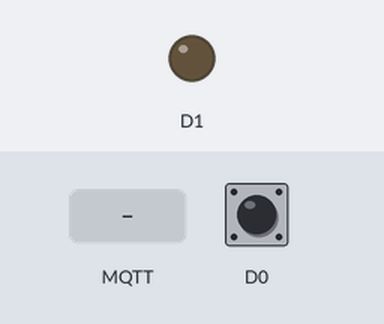
Bench run of a sketch on a simulated ESP8266 (NodeMCU). Shown: output pins drawn as LEDs (lit = HIGH). Inputs (shaded band) come from the test bench; at power-on: D0 HIGH. WiFi joins after 1.5 s; servers stay silent unless stated; random numbers use the default seed unless the sketch sets one; no MQTT or app messages arrive unless stated; what the sketch prints to the serial monitor is not drawn.

Above: at 2.7 s.
2.8 s: MQTT message "1" arrives on the first subscribed topic
At 3.1 s:
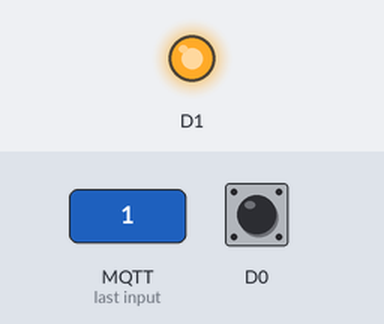
4.3 s: MQTT message "0" arrives on the first subscribed topic
At 5.4 s:
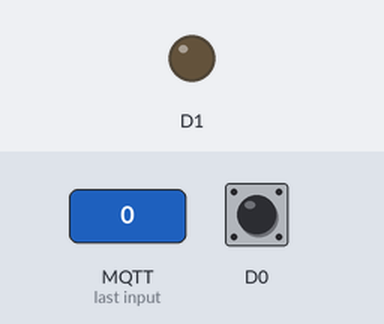
Timing chart, 0 to 7.3 s (numbered marks = the images above; inputs shaded):
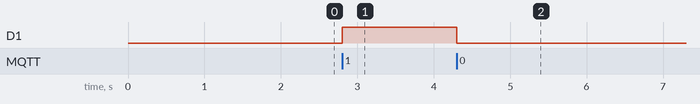

The sketch:

oic_joao_francielly.ino
```cpp
#include <ESP8266WiFi.h>
#include <PubSubClient.h>

const char* ssid = "VIVO-0389";
const char* password = "2F8A550389";
const char* mqtt_server = "broker.mqtt-dashboard.com";


WiFiClient espClient;
PubSubClient client(espClient);
long lastMsg = 0;
char msg[50];
String LampadaQuarto = "";
String SensorSonoro = "";
bool som;
bool aceso;
void setup_wifi() {
  delay(10);
  // We start by connecting to a WiFi network
  Serial.println();
  Serial.print("Connecting to ");
  Serial.println(ssid);

  WiFi.begin(ssid, password);

  while (WiFi.status() != WL_CONNECTED) {
    delay(500);
    Serial.print(".");
  }

  randomSeed(micros());

  Serial.println("");
  Serial.println("WiFi connected");
  Serial.println("IP address: ");
  Serial.println(WiFi.localIP());
}

void callback(char* topic, byte* payload, unsigned int length) {
  Serial.print("Message arrived [");
  Serial.print(topic);
  Serial.print("] ");
  String topicRecieved = topic;
  for (int i = 0; i < length; i++) {
    if (topicRecieved == "oic2021/light28") {
      LampadaQuarto="";
      LampadaQuarto+=(char)payload[i];
      Serial.println(topic);
    } else {
      SensorSonoro = "";
      SensorSonoro = (char)payload[i];
      Serial.println(topic);
    }

  }
  Serial.println(SensorSonoro);
  Serial.println(LampadaQuarto);


}

void reconnect() {
  // Loop until we're reconnected
  while (!client.connected()) {
    Serial.print("Attempting MQTT connection...");
    // Create a random client ID
    String clientId = "ESP8266Client-";
    clientId += String(random(0xffff), HEX);
    // Attempt to connect
    if (client.connect(clientId.c_str())) {
      Serial.println("connected");
      client.subscribe("oic2021/light28");
      client.subscribe("oic2021/sensor28");
    } else {
      Serial.print("failed, rc=");
      Serial.print(client.state());
      Serial.println(" try again in 5 seconds");
      // Wait 5 seconds before retrying
      delay(5000);
    }
  }
}

void setup() {
  pinMode(D1, OUTPUT);
  pinMode(D0, INPUT);
  Serial.begin(115200);
  setup_wifi();
  client.setServer(mqtt_server, 1883);
  client.setCallback(callback);
}

void loop() {

  if (!client.connected()) {
    reconnect();
  }
  client.loop();
  som = digitalRead(D0);
  long now = millis();
  if (now - lastMsg > 2000) {
    if (LampadaQuarto.toInt() == 1) {
      digitalWrite(D1, HIGH);
      aceso = 1;
    } else {
      digitalWrite(D1, LOW);
      aceso = 0;
    }
    if(som == 0 and SensorSonoro.toInt() == 1) {
        if(aceso == 0) {
          digitalWrite(D1, HIGH);
          aceso = 1;
          client.publish("oic2021/light28", "1");
        } else {
          digitalWrite(D1, LOW);
          aceso = 0;
          client.publish("oic2021/light28", "0");
        }
    }

  }
}
```

Measured:
- after the input at 2.8 s, D1: LOW → HIGH at once
- after the input at 4.3 s, D1: HIGH → LOW at once
